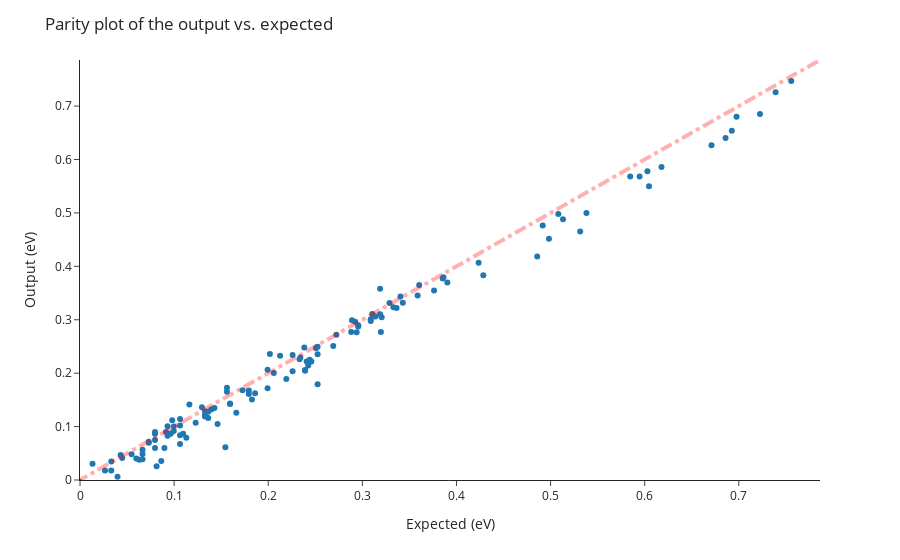

Here is the notebook cell this chart was saved with:
### Code cell
# Read in the model
# model = torch.load("output/reaction_model.pt")
model = torch.load(os.path.join(artifact_dir_barrier, "reaction_model.pt"), map_location=torch.device('cpu'))

outputs = []
expecteds = []

for idx, data in enumerate(validation_loader):
    output = model(data)
    output = output.mean(dim=1)
    
    output = output.detach().numpy()
    expected = data.total_energy_transition_state - data.total_energy
    expected = expected.detach().numpy()

    outputs.append(output[0])
    expecteds.append(expected[0])


# Make a parity plot of the output vs. expected
outputs = np.array(outputs).flatten()
expecteds = np.array(expecteds).flatten()
outputs *= ase_units.Ha
expecteds *= ase_units.Ha

# Number of points
print(f"Number of points: {len(outputs)}")

fig = px.scatter(x=expecteds, y=outputs, template="simple_white")
fig.update_layout(title="Parity plot of the output vs. expected")
fig.update_xaxes(title_text="Expected (eV)")
fig.update_yaxes(title_text="Output (eV)")
# Set x and y axes to be greater than 0
fig.update_xaxes(range=[0, outputs.max()])
fig.update_yaxes(range=[0, outputs.max()])
# Draw the parity line
fig.add_shape(
    type="line",
    x0=outputs.min(),
    y0=outputs.min(),
    x1=outputs.max(),
    y1=outputs.max(),
    line=dict(
        color="Red",
        width=4,
        dash="dashdot",
    )
)

fig.show()

### Figure 1 — Plotly figure (JSON) as saved in the notebook; plotly's stock layout.template omitted (floating-point values rounded to 4 significant figures; data arrays with more than 128 entries replaced by an {"elided": "..."} marker saying what was removed)
{"data": [{"hovertemplate": "x=%{x}<br>y=%{y}<extra></extra>", "legendgroup": "", "marker": {"color": "#1F77B4", "symbol": "circle"}, "mode": "markers", "name": "", "orientation": "v", "showlegend": false, "type": "scatter", "x": {"elided": "157 float values"}, "xaxis": "x", "y": {"elided": "157 float values"}, "yaxis": "y"}], "layout": {"legend": {"tracegroupgap": 0}, "margin": {"t": 60}, "shapes": [{"line": {"color": "Red", "dash": "dashdot", "width": 4}, "type": "line", "x0": -0.4469, "x1": 0.7863, "y0": -0.4469, "y1": 0.7863}], "title": {"text": "Parity plot of the output vs. expected"}, "xaxis": {"anchor": "y", "domain": [0, 1], "range": [0, 0.7863], "title": {"text": "Expected (eV)"}}, "yaxis": {"anchor": "x", "domain": [0, 1], "range": [0, 0.7863], "title": {"text": "Output (eV)"}}}}
